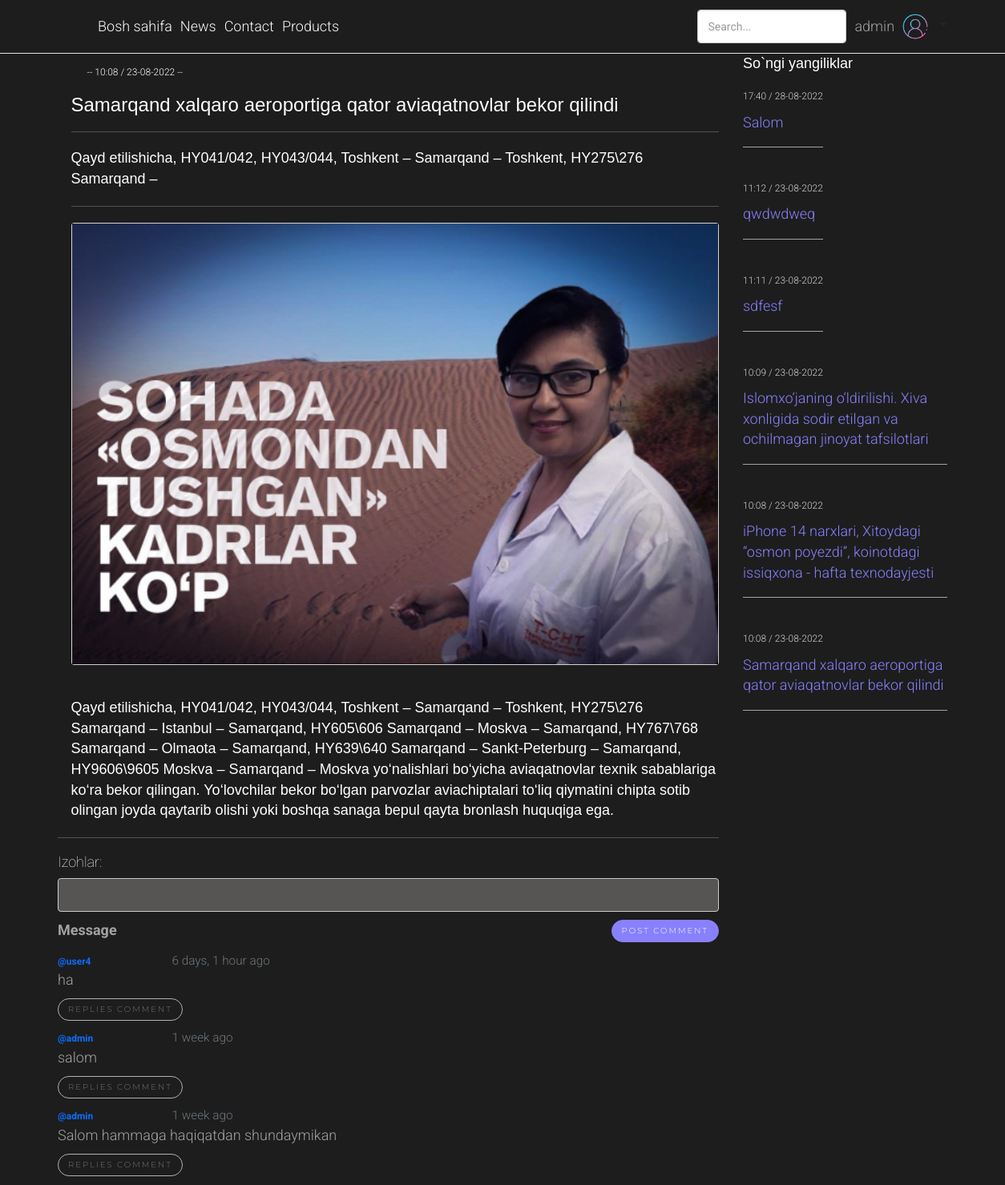
Page /news/8/ (signed in) on the earlier database version.
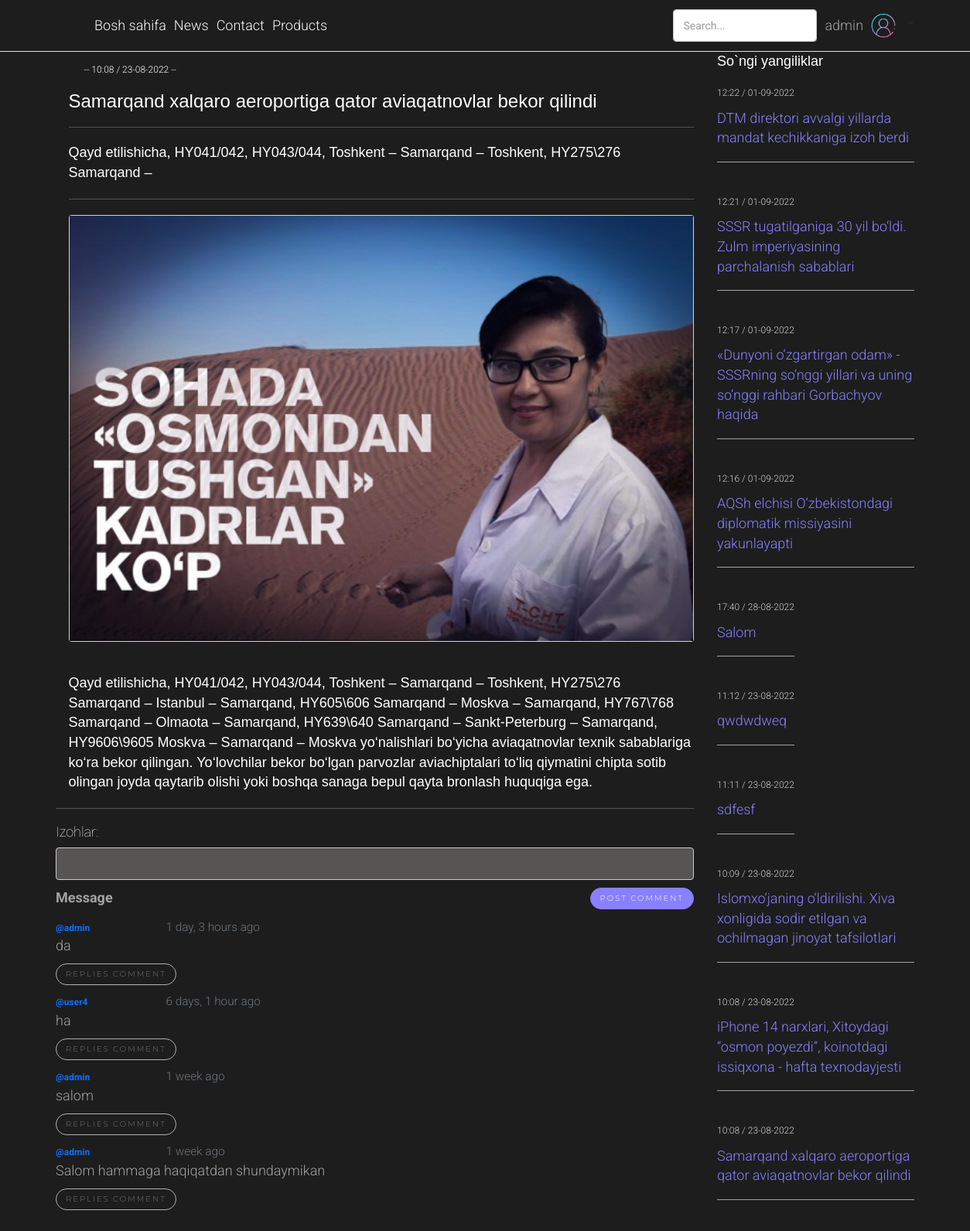
Same page on the later database version.
### MyPro/models.py (models this page shows, shortened)
class Comments(models.Model):
    user = models.ForeignKey(User, on_delete=models.CASCADE)
    news = models.ForeignKey(News, on_delete=models.CASCADE)
    body = models.TextField()
    parent = models.ForeignKey("self", related_name="all_replies", on_delete=models.CASCADE, null=True, blank=True)
    created_at = models.DateTimeField(auto_now=True)
    updated_at = models.DateTimeField(auto_now_add=True)

class News(models.Model):
    title = models.CharField(max_length=200, blank=True)
    subtitle = models.CharField(max_length=200, blank=True)
    body = models.TextField()
    images = models.ImageField(null=True, blank=True, upload_to="static/images/news")
    author = models.ForeignKey(User, on_delete=models.CASCADE)
    created_at = models.DateTimeField(auto_now_add=True)
    updated_at = models.DateTimeField(auto_now=True)

### MyPro/views.py (the view, shortened to what this page needs)
# urls.py: path('news/<str:pk>/', views.news_detail, name='news_detail'),
def news_detail(request, pk):
    details = News.objects.get(id=pk)
    recent_news = News.objects.all().order_by('-created_at')
    comments = Comments.objects.filter(news=details).order_by('-created_at')
    print(type(pk))
    context = {
        'details': details,
        'recent_news': recent_news,
        'comments': comments
    }
    return render(request, 'news_detail.html', context)

### templates/news_detail.html
{% extends 'main.html' %}
{% block content %}
<div class="container mb-50">
    <div class="row">
        <div class="col-sm-9" >
            <div class="" style="padding-left:2%;">
                <div style="margin-top: 2%;" class="single-header__meta" >
                    <div class="date" > -- {{ details.created_at|date:"H:i / d-m-Y"  }} -- </div>
                </div>
            <h3 style="font-family: sans-serif;"> {{ details.title }} </h3>
            <hr>
            <p style="font-family: sans-serif; color: white;"  >{{ details.subtitle }}</p>
            <hr>
            <div class="card" style="margin-bottom: 5%;">
                <img class="img-fluid" src="{{ details.images.url }}" alt="none">
            </div>
             <p style="font-family: sans-serif; color: white;"  > {{ details.body }} </p>
            </div>
             <hr>
            <h4> Izohlar: </h4>
            {% include 'comments.html' %}
        </div>
        <div class="col-sm-3">
            {% include 'recent_news.html' %}
        </div>
    </div>
</div>
{% endblock content %}

### templates/comments.html (shortened to what this page needs)
    {% if request.user.is_authenticated %}
    <form style="width: 100%" method="POST" action="">
      <div class="card-footer py-3 border-0">
        <div class="d-flex flex-start w-100">
          <div class="form-outline w-100">
            <input type="text" name="body" class="form-control text-white" id="textAreaExample" rows="4"
              style="background: rgb(87, 84, 84);"></>
            <label class="form-label mt-3" for="textAreaExample">Message</label>
            <div class="float-end mt-3">
              <button type="submit" class="btn btn-primary">
                Post comment
              </button>
            </div>
          </div>
        </div>
      </div>
    </form>
    {% else %}
      <hr>
      <p  > Yozish uchun <a href="{% url 'loginuser' %}?next={{ request.path }}"> Login </a> qilish kerak </p>
    {% endif %}
    <div class="">
      {% for comment in comments %}
        {% if not comment.parent %}
        <div>
          <div class="row">
            <div class="col-sm-2 mt-2">
          <h6 class="fw-bold text-primary mb-1">@{{ comment.user }}</h6>
        </div>
        <div class="col-sm-6 text-left" >
          <p class="text-muted small mb-0">{{ comment.created_at|timesince }} ago</p>
        </div>
        </div>
          <p class="">{{ comment.body }}</p>
          <p>
            <a class="btn btn-light" data-toggle="collapse" href="#{{comment.id}}" role="button" aria-expanded="false" aria-controls="collapseExample">
              Replies comment
            </a>
          </p>
        </div>
        {% endif %}
      {% endfor %}
    </div>

### templates/recent_news.html (shortened to what this page needs)
    <div class="block-title">
        <span style="font-family: sans-serif; color: white;" > So`ngi yangiliklar </span>
    </div>
    {% for recent in recent_news %}
    <div class="mb-25">
        <a class="news-lenta" href="{% url 'news_detail' recent.id %}">
            <div class="news-meta"> <span> {{ recent.created_at|date:"H:i / d-m-Y" }} </span> </div>
            <div class="news-lenta__title"> {{ recent.title }} </div>
        </a>
    </div>
    {% endfor %}

Differences in the rows shown:
added Comments: user "admin", created_at "1 day, 3 hours", body "da"
added News: created_at "12:22 / 01-09-2022", title "DTM direktori avvalgi yillarda mandat kechikkaniga izoh berdi"
added News: created_at "12:21 / 01-09-2022", title "SSSR tugatilganiga 30 yil bo‘ldi. Zulm imperiyasining parchalanish sabablari"
added News: created_at "12:17 / 01-09-2022", title "«Dunyoni o‘zgartirgan odam» - SSSRning so‘nggi yillari va uning so‘nggi rahbari Gorbachyov haqida"
added News: created_at "12:16 / 01-09-2022", title "AQSh elchisi O‘zbekistondagi diplomatik missiyasini yakunlayapti"
